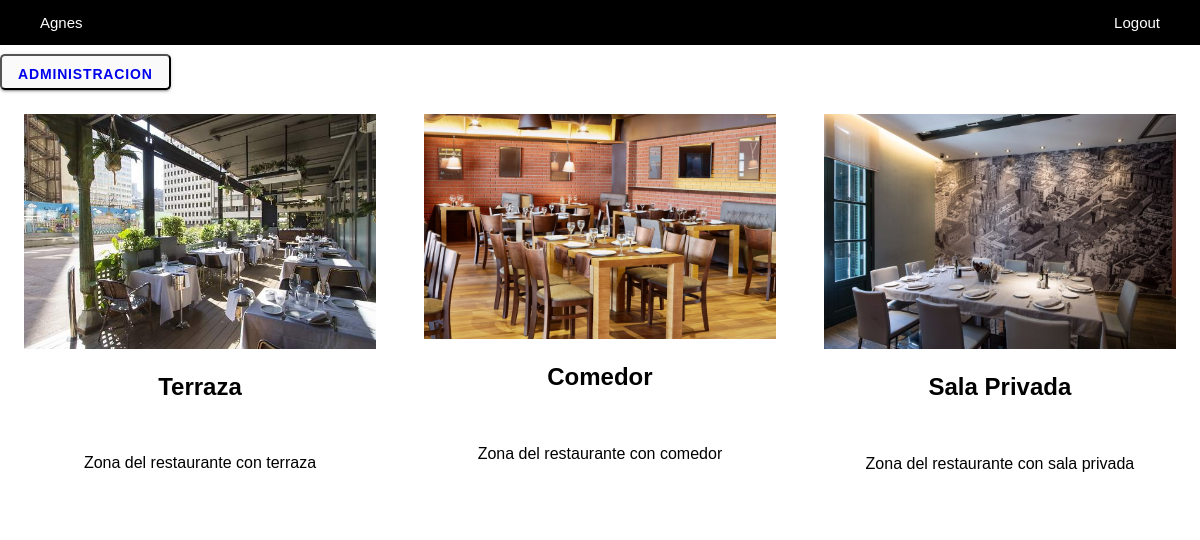
The page /view/zona.sala.php (signed in) on the database its author committed.
### tables this page shows
CREATE TABLE `tbl_sala` (
  `id_s` int(11) NOT NULL,
  `nombre_s` varchar(45) DEFAULT NULL,
  `descripcion_s` varchar(100) DEFAULT NULL,
  `img_s` varchar(100) DEFAULT NULL,
  `disponibilidad_s` enum('si','no') DEFAULT NULL
);

### view/zona.sala.php (the view, shortened to what this page needs)
<?php
if ($_SESSION['email']=="") {
    header("location:login.php");
}else {
    ?>
    <!DOCTYPE html>
    <html lang="en">
    <head>
        <link rel="stylesheet" type="text/css" href="../css/styles.css">
    </head>
    <body>
        <ul class="padding-lat">
            <li><a><?php echo $_SESSION["nombre"];?></a></li>
            <li class="right">
                <a href="../proceses/logout.proc.php">Logout</a>
            </li>
        </ul>
        </div><br><br><br>
        <button type="submit"><a type='button' href='zona.reserva.php'>Administracion</a></button>
        <div class="row">
        <?php
        require_once '../services/connection.php';
        $stmt=$pdo->prepare("SELECT * FROM tbl_sala");
        try{
            $pdo->beginTransaction();
            $stmt->execute();
            foreach ($stmt as $row) {
                echo "<div class='three-column'>";
                echo "<a href='form.reserva1.php?id_s={$row['id_s']}'>";
                echo "<img src='{$row['img_s']}'alt='Fallo en la carga de base de datos'>";
                echo "</a><br>";
                echo "<h2>{$row['nombre_s']}</h2><br>";
                echo "<p>{$row['descripcion_s']}</p>";
                echo "</div>";
            }
            $pdo->commit();
        } catch (Exception $e) {
            $pdo->rollBack();
            echo "Fallo: " . $e->getMessage();
        }
        ?>
        </div>
    </body>
    </html>
<?php
}
?>

### css/styles.css (style rules this page uses)
* { box-sizing: border-box; font-family: Arial, Helvetica, sans-serif; }
html, body { height: 100%; }
body { margin: 0; }
.three-column { float: left; width: 33.33%; padding: 2%; text-align: center; }
.three-column img { width: 100%; }
ul { list-style-type: none; margin: 0; padding: 0; overflow: hidden; background-color: black; position: fixed; top: 0; width: 100%; }
li { float: left; }
li a { display: block; color: white; text-align: center; padding: 14px 16px; text-decoration: none; font-size: 15px; }
.right { float: right; }
.padding-lat { padding-left: 2%; padding-right: 2%; }
.row:after { content: ""; display: table; clear: both; }
button { padding: 0 16px; border-radius: 5px; background-color: #fafafa; box-shadow: 0 3px 1px -2px rgba(0, 0, 0, 0.2), 0 2px 2px 0 rgba(0, 0, 0, 0.14), 0 1px 5px 0 rgba(0, 0, 0, 0.12); transition: background-color 15ms linear, box-shadow 280ms cubic-bezier(0.4, 0, 0.2, 1); height: 36px; line-height: 2.25rem; font-size: 0.875rem; font-weight: bold; letter-spacing: 0.06em; text-transform: uppercase; }
button a { text-decoration: none; }

### rows shown on the page
tbl_sala: img_s (picture), nombre_s "Terraza", descripcion_s "Zona del restaurante con terraza"
tbl_sala: img_s (picture), nombre_s "Comedor", descripcion_s "Zona del restaurante con comedor"
tbl_sala: img_s (picture), nombre_s "Sala Privada", descripcion_s "Zona del restaurante con sala privada"

### other values the page prints
$_SESSION["nombre"] "Agnes"
